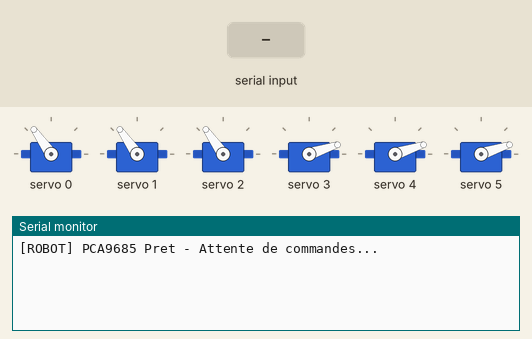
The sketch below on a simulated Arduino Mega 2560, built with avr-gcc and run on an emulated ATmega2560. Shown: 6 × servo, the last lines printed to the serial monitor. The inputs (shaded band) are chosen by the test bench.

Above: at 1.2 s.
1.3 s: "90,45\n" received over Serial
At 2.1 s:
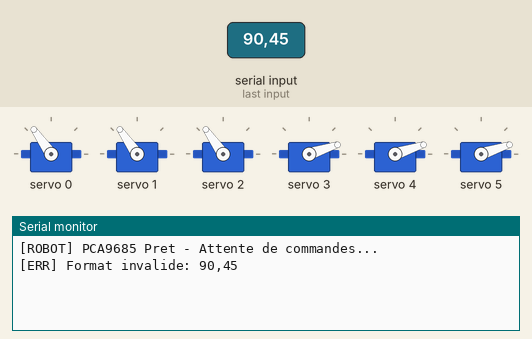
2.8 s: byte 10 ('\n') received over Serial
At 3.3 s:
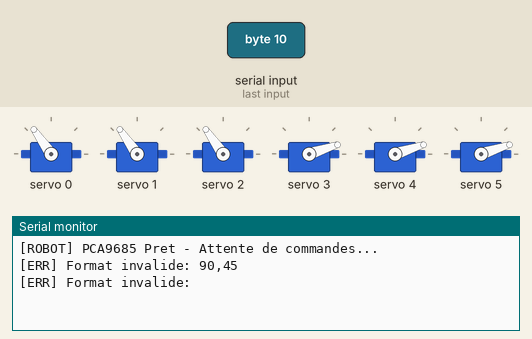

Measured:
- after the input at 1.3 s, the serial monitor: prints a new line at once (image 1)
- after the input at 2.8 s, the serial monitor: prints a new line at once (image 2)

The sketch:

robotArmPCA9685.ino
```cpp
// robotArmPCA9685.ino
// Code Arduino Mega pour bras robotisé avec module PCA9685 (I2C)
// 6 servomoteurs sur ports 0-5 du PCA9685 @ 0x40, 50Hz

#include <Wire.h>
#include <Adafruit_PWMServoDriver.h>

// Instance PCA9685 @ adresse I2C 0x40
Adafruit_PWMServoDriver pwm = Adafruit_PWMServoDriver(0x40);

// Configuration PWM 50Hz (standard servos)
const int PWM_FREQ = 50;

// Plage des ticks PWM pour angle 0-180°
const int SERVO_MIN = 150;  // ~0°
const int SERVO_MAX = 600;  // ~180°

// Mapping des 6 servos sur ports PCA9685
const int SERVO_X = 0;
const int SERVO_Y = 1;
const int SERVO_Z = 2;
const int SERVO_R = 3;
const int SERVO_P = 4;
const int SERVO_YAW = 5;

const int MIN_ANGLE = 0;
const int MAX_ANGLE = 180;

char buffer[64];
int idx = 0;

void setup() {
  Serial.begin(115200);

  // Initialisation I2C et PCA9685
  Wire.begin();
  pwm.begin();
  pwm.setPWMFreq(PWM_FREQ);

  // Position initiale sécurisée (tous les servos à 90° sauf R,P,Y à 0°)
  setAllServos(90, 90, 90, 0, 0, 0);

  Serial.println("[ROBOT] PCA9685 Pret - Attente de commandes...");
}

void loop() {
  while (Serial.available() > 0) {
    char c = Serial.read();

    if (c == '\n' || idx >= 63) {
      buffer[idx] = '\0';
      processCommand(buffer);
      idx = 0;
    } else {
      buffer[idx++] = c;
    }
  }
}

void processCommand(char* cmd) {
  int x, y, z, r, p, yaw;

  // Parsing rapide avec sscanf (format: X:120,Y:90,Z:45,R:0,P:0,Y:0)
  int parsed = sscanf(cmd, "X:%d,Y:%d,Z:%d,R:%d,P:%d,Y:%d", &x, &y, &z, &r, &p, &yaw);

  if (parsed == 6) {
    // Protection limites 0-180°
    x = constrain(x, MIN_ANGLE, MAX_ANGLE);
    y = constrain(y, MIN_ANGLE, MAX_ANGLE);
    z = constrain(z, MIN_ANGLE, MAX_ANGLE);
    r = constrain(r, MIN_ANGLE, MAX_ANGLE);
    p = constrain(p, MIN_ANGLE, MAX_ANGLE);
    yaw = constrain(yaw, MIN_ANGLE, MAX_ANGLE);

    setAllServos(x, y, z, r, p, yaw);

    // ACK rapide
    Serial.print("[ACK] PCA9685 Position: X=");
    Serial.print(x);
    Serial.print(" Y=");
    Serial.print(y);
    Serial.print(" Z=");
    Serial.println(z);
  } else {
    Serial.print("[ERR] Format invalide: ");
    Serial.println(cmd);
  }
}

// Conversion angle -> ticks PWM et envoi au PCA9685
void setServo(int servoNum, int angle) {
  // Map 0-180° vers SERVO_MIN-SERVO_MAX ticks
  int ticks = map(angle, 0, 180, SERVO_MIN, SERVO_MAX);
  pwm.setPWM(servoNum, 0, ticks);
}

void setAllServos(int x, int y, int z, int r, int p, int yaw) {
  setServo(SERVO_X, x);
  setServo(SERVO_Y, y);
  setServo(SERVO_Z, z);
  setServo(SERVO_R, r);
  setServo(SERVO_P, p);
  setServo(SERVO_YAW, yaw);
}
```
